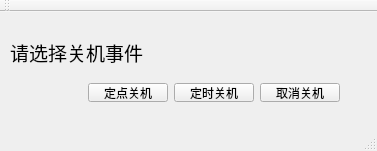
<?xml version="1.0" encoding="UTF-8"?>
<ui version="4.0">
 <class>MainWindow</class>
 <widget class="QMainWindow" name="MainWindow">
  <property name="geometry">
   <rect>
    <x>0</x>
    <y>0</y>
    <width>377</width>
    <height>151</height>
   </rect>
  </property>
  <property name="maximumSize">
   <size>
    <width>377</width>
    <height>151</height>
   </size>
  </property>
  <property name="windowTitle">
   <string>定时关机</string>
  </property>
  <widget class="QWidget" name="centralWidget">
   <widget class="QLabel" name="label">
    <property name="geometry">
     <rect>
      <x>10</x>
      <y>20</y>
      <width>361</width>
      <height>41</height>
     </rect>
    </property>
    <property name="font">
     <font>
      <pointsize>14</pointsize>
     </font>
    </property>
    <property name="text">
     <string>请选择关机事件</string>
    </property>
   </widget>
   <widget class="QWidget" name="layoutWidget">
    <property name="geometry">
     <rect>
      <x>50</x>
      <y>60</y>
      <width>301</width>
      <height>41</height>
     </rect>
    </property>
    <layout class="QHBoxLayout" name="horizontalLayout">
     <item>
      <spacer name="horizontalSpacer">
       <property name="orientation">
        <enum>Qt::Horizontal</enum>
       </property>
       <property name="sizeHint" stdset="0">
        <size>
         <width>40</width>
         <height>20</height>
        </size>
       </property>
      </spacer>
     </item>
     <item>
      <widget class="QPushButton" name="dateButton">
       <property name="text">
        <string>定点关机</string>
       </property>
      </widget>
     </item>
     <item>
      <widget class="QPushButton" name="timeButton">
       <property name="text">
        <string>定时关机</string>
       </property>
      </widget>
     </item>
     <item>
      <widget class="QPushButton" name="cancelButton">
       <property name="text">
        <string>取消关机</string>
       </property>
      </widget>
     </item>
    </layout>
   </widget>
  </widget>
  <widget class="QMenuBar" name="menuBar">
   <property name="geometry">
    <rect>
     <x>0</x>
     <y>0</y>
     <width>377</width>
     <height>23</height>
    </rect>
   </property>
  </widget>
  <widget class="QToolBar" name="mainToolBar">
   <property name="maximumSize">
    <size>
     <width>377</width>
     <height>12</height>
    </size>
   </property>
   <attribute name="toolBarArea">
    <enum>TopToolBarArea</enum>
   </attribute>
   <attribute name="toolBarBreak">
    <bool>false</bool>
   </attribute>
  </widget>
  <widget class="QStatusBar" name="statusBar"/>
 </widget>
 <layoutdefault spacing="6" margin="11"/>
 <resources/>
 <connections/>
</ui>
